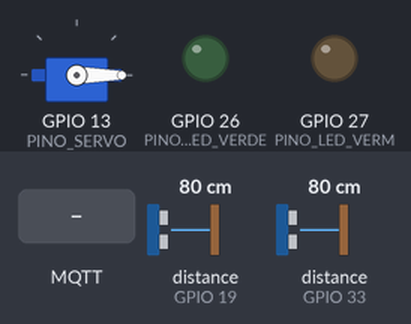
Bench run of a sketch on a simulated ESP32. Parts: servo, output pins drawn as LEDs (lit = HIGH). Wiring (inferred from the names in the program): 2 × ultrasonic range finder: trigger GPIO 18, echo GPIO 19 / trigger GPIO 25, echo GPIO 33. The inputs (shaded band) are chosen by the test bench; at power-on: distance to the obstacle (sensors on GPIO 19, GPIO 33) 80 cm. The echo pulse lasts 58.3 µs per cm; WiFi joins after 1.5 s; servers stay silent unless stated; no MQTT or app messages arrive unless stated; pins used as bus, display or sensor lines are not drawn; what the sketch prints to the serial monitor is not drawn.

Above: at 2.7 s.
2.8 s: MQTT message "abrir_cancela" arrives on the first subscribed topic
At 3.8 s:
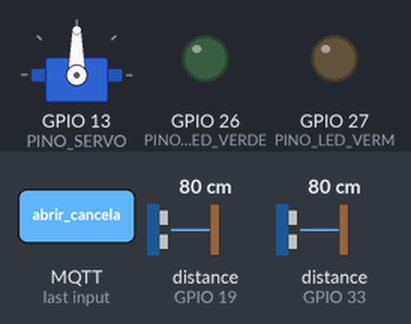
4.5 s: MQTT message "led_verde" arrives on the first subscribed topic
At 5.4 s:
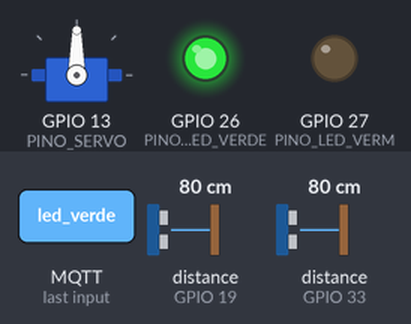
6.0 s: MQTT message "fechar_cancela" arrives on the first subscribed topic
At 6.6 s:
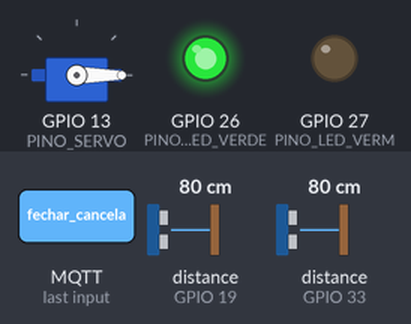
7.5 s: MQTT message "led_vermelho" arrives on the first subscribed topic
At 7.8 s:
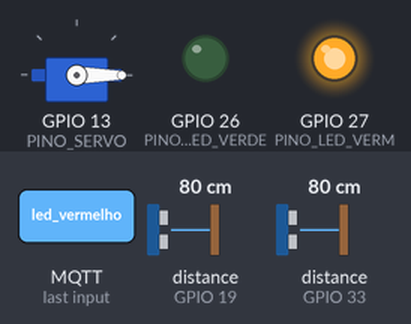
Timing chart, 0 to 14.0 s (numbered marks = the images above; inputs shaded):
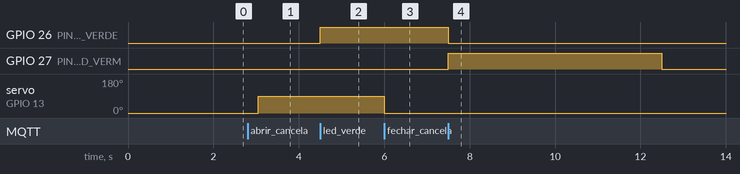

Measured:
- after the input at 2.8 s, servo on GPIO 13 (PINO_SERVO): 0° → 90° after 0.25 s
- after the input at 4.5 s, GPIO 26 (PINO_LED_VERDE): LOW → HIGH at once
- after the input at 6.0 s, servo on GPIO 13 (PINO_SERVO): 90° → 0° at once
- after the input at 7.5 s, GPIO 26 (PINO_LED_VERDE): HIGH → LOW after 0.00 s instead of 2.0 s; GPIO 27 (PINO_LED_VERM): LOW → HIGH at once, → LOW 5.0 s later

The sketch:

cancela_entrada.ino
```cpp
/*
 * ====================================================================
 *  ESTACIONAMENTO INTELIGENTE - ESP32 da cancela de ENTRADA
 *  (a outra cancela usa a pasta cancela_saida; os dois códigos só
 *   diferem no bloco IDENTIFICAÇÃO DESTA CANCELA)
 * ====================================================================
 *  Recebe comandos do notebook (leitor de placas):
 *      "abrir_cancela", "fechar_cancela", "led_verde", "led_vermelho", "led_apagar"
 *
 *  Usa DOIS sensores ultrassônicos (HC-SR04):
 *
 *      carro -->   [S1 CHEGADA]   ===CANCELA===   [S2 PASSAGEM]   -->
 *                   antes dela                     logo depois dela
 *
 *    S1 avisa que um veículo chegou ("1") ou foi embora ("0"):
 *       é o sinal para o notebook ler a placa.
 *    S2 avisa que o veículo PASSOU pela cancela ("passou"):
 *       só então a cancela fecha. Assim ela nunca desce em cima do carro.
 *
 *  Regra de fechamento:
 *    - depois que o carro passou pelo S2, espera os DOIS sensores ficarem
 *      livres por 1,5 s e fecha;
 *    - se ninguém passar em 30 s (o motorista desistiu ou deu ré), fecha
 *      também, mas só com os dois sensores livres;
 *    - "fechar_cancela" manual é recusado se algum sensor vê veículo.
 *
 *  Escolha o protocolo abaixo (MQTT ou HTTP) - deve ser o mesmo do
 *  config.yaml do notebook (esp32.protocolo).
 *
 *  Bibliotecas (Arduino IDE -> Ferramentas -> Gerenciar Bibliotecas):
 *      - ESP32Servo     (Kevin Harrington)       -> servo da cancela
 *      - PubSubClient   (Nick O'Leary)           -> só para MQTT
 *  Placa: "ESP32 Dev Module" (pacote esp32 da Espressif)
 *
 *  Ligações:
 *      Servo (sinal) ............ GPIO 13 (servo no 5 V externo, GND comum)
 *      LED verde ................ GPIO 26 (com resistor de 220 ohm)
 *      LED vermelho ............. GPIO 27 (com resistor de 220 ohm)
 *      S1 chegada:  TRIG GPIO 25, ECHO GPIO 33
 *      S2 passagem: TRIG GPIO 18, ECHO GPIO 19
 *      ATENÇÃO: o ECHO do HC-SR04 sai com 5 V. Use um divisor de tensão
 *      (1 kohm + 2,2 kohm) em CADA ECHO, senão o pino do ESP32 pode queimar.
 * ====================================================================
 */

#include <WiFi.h>
#include <ESP32Servo.h>

// ----------------------- ESCOLHA O PROTOCOLO ------------------------
#define USAR_MQTT          // comente esta linha para usar HTTP

// ----------------------- CONFIGURAÇÕES ------------------------------
// Nome e senha do Wi-Fi ficam no arquivo segredos.h (mesma pasta),
// para o código poder ser compartilhado sem expor a senha.
#include "segredos.h"

// IP do notebook NA MESMA REDE do ESP32 (onde rodam o Mosquitto e o leitor).
// Usando o HOTSPOT DO PRÓPRIO NOTEBOOK (Windows), o notebook é sempre
// 192.168.137.1 - esse IP não muda. (Em outra rede, confira com o ipconfig.)
const char* IP_NOTEBOOK = "192.168.137.1";

// ------------------ IDENTIFICAÇÃO DESTA CANCELA --------------------
// É a ÚNICA parte diferente entre cancela_entrada e cancela_saida.
// Tem que ser igual ao nome da câmera no notebook:
//     rodar.bat -> entrada_1          rodar_saida.bat -> saida_1
#define NOME_CANCELA "entrada_1"

#ifdef USAR_MQTT
  const int   MQTT_PORTA       = 1883;
  // config.yaml: "estacionamento/{camera}/comando", ".../sensor" e ".../passagem"
  const char* TOPICO_COMANDOS  = "estacionamento/" NOME_CANCELA "/comando";
  const char* TOPICO_SENSOR    = "estacionamento/" NOME_CANCELA "/sensor";
  const char* TOPICO_PASSAGEM  = "estacionamento/" NOME_CANCELA "/passagem";
#else
  // config.yaml: esp32.http.porta_notebook -> entrada_1: 8090
  const int   PORTA_NOTEBOOK   = 8090;
#endif

const int PINO_SERVO          = 13;
const int PINO_LED_VERDE      = 26;
const int PINO_LED_VERM       = 27;
const int PINO_TRIG_CHEGADA   = 25;
const int PINO_ECHO_CHEGADA   = 33;
const int PINO_TRIG_PASSAGEM  = 18;
const int PINO_ECHO_PASSAGEM  = 19;

const int ANGULO_FECHADA  = 0;      // ajuste conforme a montagem do servo
const int ANGULO_ABERTA   = 90;

const int DISTANCIA_CHEGADA_CM   = 50;   // abaixo disso = veículo na frente do S1
const int DISTANCIA_PASSAGEM_CM  = 50;   // abaixo disso = veículo na frente do S2
const unsigned long TEMPO_FECHAR_DEPOIS_DE_PASSAR_MS = 1500;
const unsigned long TEMPO_MAX_ABERTA_MS  = 30000;  // ninguém passou: fecha (com sensores livres)
const unsigned long TEMPO_LED_MS         = 5000;   // LED apaga sozinho depois disso
const unsigned long INTERVALO_LEITURA_MS = 70;     // um sensor por vez (ver lerSensores)
const unsigned long TEMPO_CONFIRMAR_MS   = 300;    // "debounce" de cada sensor

// ----------------------- SENSORES -----------------------------------
struct Sensor {
  const char* nome;
  int trig;
  int echo;
  int distanciaCm;
  bool presente;               // estado confirmado (depois do debounce)
  bool leituraAnterior;
  unsigned long momentoMudanca;
};

Sensor chegada  = {"S1 chegada",  PINO_TRIG_CHEGADA,  PINO_ECHO_CHEGADA,  DISTANCIA_CHEGADA_CM,  false, false, 0};
Sensor passagem = {"S2 passagem", PINO_TRIG_PASSAGEM, PINO_ECHO_PASSAGEM, DISTANCIA_PASSAGEM_CM, false, false, 0};

// ----------------------- VARIÁVEIS DA CANCELA -----------------------
Servo cancela;
bool cancelaAberta = false;
unsigned long momentoAbriu = 0;
unsigned long momentoPassou = 0;   // 0 = ainda ninguém passou nesta abertura
bool veiculoNaPassagem = false;    // S2 viu o veículo depois que a cancela abriu
int passagensNestaAbertura = 0;
unsigned long momentoLed = 0;

#ifdef USAR_MQTT
  #include <PubSubClient.h>
  WiFiClient wifiCliente;
  PubSubClient mqtt(wifiCliente);
#else
  #include <WebServer.h>
  #include <HTTPClient.h>
  WebServer servidor(80);   // o notebook chama http://IP_DO_ESP32/comando?acao=...
#endif

// ====================================================================
//  AVISOS PARA O NOTEBOOK
// ====================================================================
#ifndef USAR_MQTT
void chamarNotebook(String caminho) {
  HTTPClient http;
  http.begin(String("http://") + IP_NOTEBOOK + ":" + PORTA_NOTEBOOK + caminho);
  http.setTimeout(2000);
  int codigo = http.GET();
  if (codigo != 200) {
    Serial.print("Notebook nao respondeu (codigo ");
    Serial.print(codigo);
    Serial.println(")");
  }
  http.end();
}
#endif

// S1: "1" = veículo chegou, "0" = foi embora (o notebook lê a placa com "1")
void avisarChegada(bool presente) {
  const char* estado = presente ? "1" : "0";
#ifdef USAR_MQTT
  mqtt.publish(TOPICO_SENSOR, estado);
#else
  chamarNotebook(String("/sensor?estado=") + estado);
#endif
  Serial.println(presente ? "S1: veiculo CHEGOU" : "S1: veiculo FOI EMBORA");
}

// S2: "passou" = o veículo liberado atravessou a cancela
//     "passou_extra" = mais um veículo passou na mesma abertura (carro colado)
void avisarPassagem(const char* evento) {
#ifdef USAR_MQTT
  mqtt.publish(TOPICO_PASSAGEM, evento);
#else
  chamarNotebook(String("/passagem?evento=") + evento);
#endif
  Serial.print("S2: ");
  Serial.println(evento);
}

// ====================================================================
//  AÇÕES
// ====================================================================
bool algumSensorOcupado() {
  return chegada.presente || passagem.presente;
}

void abrirCancela() {
  cancela.write(ANGULO_ABERTA);
  cancelaAberta = true;
  momentoAbriu = millis();
  momentoPassou = 0;
  veiculoNaPassagem = false;
  passagensNestaAbertura = 0;   // nova liberação: a próxima passagem é "passou"
  Serial.println("Cancela ABERTA");
}

void fecharCancela() {
  cancela.write(ANGULO_FECHADA);
  cancelaAberta = false;
  Serial.println("Cancela FECHADA");
}

void acenderLed(bool verde, bool vermelho) {
  digitalWrite(PINO_LED_VERDE, verde ? HIGH : LOW);
  digitalWrite(PINO_LED_VERM, vermelho ? HIGH : LOW);
  momentoLed = millis();
}

void executarComando(String comando) {
  comando.trim();
  Serial.print("Comando recebido: ");
  Serial.println(comando);

  if (comando == "abrir_cancela") {
    abrirCancela();
  } else if (comando == "fechar_cancela") {
    if (algumSensorOcupado()) Serial.println("  -> RECUSADO: ha veiculo perto da cancela");
    else fecharCancela();
  }
  else if (comando == "led_verde")      acenderLed(true, false);
  else if (comando == "led_vermelho")   acenderLed(false, true);
  else if (comando == "led_apagar")     acenderLed(false, false);
  else Serial.println("  -> comando desconhecido");
}

// ====================================================================
//  LEITURA DOS SENSORES
// ====================================================================
// Distância em cm, ou -1 se não voltou eco (nada na frente)
float medirDistanciaCm(int trig, int echo) {
  digitalWrite(trig, LOW);  delayMicroseconds(2);
  digitalWrite(trig, HIGH); delayMicroseconds(10);
  digitalWrite(trig, LOW);
  long duracao = pulseIn(echo, HIGH, 30000);   // espera no máximo 30 ms
  if (duracao == 0) return -1;
  return duracao * 0.0343 / 2;                 // velocidade do som, ida e volta
}

// Lê um sensor e aplica o "debounce": a mudança só vale se durar 300 ms.
// Retorna true quando o estado confirmado mudou.
bool atualizarSensor(Sensor &s) {
  float d = medirDistanciaCm(s.trig, s.echo);
  bool leitura = (d > 0 && d < s.distanciaCm);
  if (leitura != s.leituraAnterior) {
    s.leituraAnterior = leitura;
    s.momentoMudanca = millis();
  }
  if (leitura != s.presente && millis() - s.momentoMudanca > TEMPO_CONFIRMAR_MS) {
    s.presente = leitura;
    return true;
  }
  return false;
}

// Os dois HC-SR04 NÃO disparam juntos: o eco de um pode chegar no outro.
// A cada 70 ms lemos só um deles, alternando.
void lerSensores() {
  static unsigned long ultimaLeitura = 0;
  static bool vezDaChegada = true;
  if (millis() - ultimaLeitura < INTERVALO_LEITURA_MS) return;
  ultimaLeitura = millis();

  if (vezDaChegada) {
    if (atualizarSensor(chegada)) avisarChegada(chegada.presente);
  } else {
    if (atualizarSensor(passagem)) {
      Serial.println(passagem.presente ? "S2: veiculo NA PASSAGEM" : "S2: passagem livre");
      // O veículo acabou de SAIR da frente do S2 com a cancela aberta: passou
      if (!passagem.presente && cancelaAberta && veiculoNaPassagem) {
        passagensNestaAbertura++;
        avisarPassagem(passagensNestaAbertura == 1 ? "passou" : "passou_extra");
        momentoPassou = millis();
        veiculoNaPassagem = false;
      }
      if (passagem.presente && cancelaAberta) veiculoNaPassagem = true;
    }
  }
  vezDaChegada = !vezDaChegada;
}

// ====================================================================
//  QUANDO FECHAR A CANCELA
// ====================================================================
void controlarCancela() {
  if (!cancelaAberta || algumSensorOcupado()) return;   // nunca fecha com veículo perto

  // O veículo passou e os dois sensores estão livres há 1,5 s: fecha
  if (momentoPassou && millis() - momentoPassou > TEMPO_FECHAR_DEPOIS_DE_PASSAR_MS) {
    fecharCancela();
    return;
  }
  // Abriu, mas ninguém passou em 30 s (desistiu ou deu ré): fecha
  if (!momentoPassou && millis() - momentoAbriu > TEMPO_MAX_ABERTA_MS) {
    Serial.println("Ninguem passou em 30 s");
    fecharCancela();
  }
}

// ====================================================================
//  REDE
// ====================================================================
void conectarWifi() {
  if (WiFi.status() == WL_CONNECTED) return;
  Serial.print("Conectando ao Wi-Fi");
  WiFi.mode(WIFI_STA);
  WiFi.begin(WIFI_NOME, WIFI_SENHA);
  unsigned long inicio = millis();
  while (WiFi.status() != WL_CONNECTED && millis() - inicio < 15000) {
    delay(500);
    Serial.print(".");
  }
  if (WiFi.status() == WL_CONNECTED) {
    Serial.print("\nWi-Fi OK. IP do ESP32: ");
    Serial.println(WiFi.localIP());   // use este IP no config.yaml (modo HTTP)
  } else {
    Serial.println("\nFalha no Wi-Fi, tentando de novo depois...");
  }
}

#ifdef USAR_MQTT
void aoReceberMqtt(char* topico, byte* conteudo, unsigned int tamanho) {
  String comando;
  for (unsigned int i = 0; i < tamanho; i++) comando += (char)conteudo[i];
  executarComando(comando);
}

void conectarMqtt() {
  static unsigned long ultimaTentativa = 0;
  if (mqtt.connected() || millis() - ultimaTentativa < 3000) return;
  ultimaTentativa = millis();   // tenta a cada 3 s sem travar o loop
  Serial.print("Conectando ao broker MQTT... ");
  String id = String("esp32-") + NOME_CANCELA + "-" + String((uint32_t)ESP.getEfuseMac(), HEX);
  if (mqtt.connect(id.c_str())) {
    Serial.println("OK");
    mqtt.subscribe(TOPICO_COMANDOS);
  } else {
    Serial.print("falhou, estado = ");
    Serial.println(mqtt.state());
  }
}
#else
void rotaComando() {
  if (!servidor.hasArg("acao")) {
    servidor.send(400, "text/plain", "faltou ?acao=");
    return;
  }
  executarComando(servidor.arg("acao"));
  servidor.send(200, "text/plain", "ok");
}
#endif

// ====================================================================
void setup() {
  Serial.begin(115200);
  Serial.println("Cancela " NOME_CANCELA);
  pinMode(PINO_LED_VERDE, OUTPUT);
  pinMode(PINO_LED_VERM, OUTPUT);
  pinMode(PINO_TRIG_CHEGADA, OUTPUT);
  pinMode(PINO_ECHO_CHEGADA, INPUT);
  pinMode(PINO_TRIG_PASSAGEM, OUTPUT);
  pinMode(PINO_ECHO_PASSAGEM, INPUT);

  cancela.attach(PINO_SERVO);
  fecharCancela();
  acenderLed(false, false);

  conectarWifi();
#ifdef USAR_MQTT
  mqtt.setServer(IP_NOTEBOOK, MQTT_PORTA);
  mqtt.setCallback(aoReceberMqtt);
#else
  servidor.on("/comando", rotaComando);
  servidor.begin();
#endif
}

void loop() {
  conectarWifi();
#ifdef USAR_MQTT
  conectarMqtt();
  mqtt.loop();
#else
  servidor.handleClient();
#endif

  lerSensores();
  controlarCancela();

  // Apaga os LEDs depois de alguns segundos
  if (momentoLed && millis() - momentoLed > TEMPO_LED_MS) {
    acenderLed(false, false);
    momentoLed = 0;
  }
}
```

segredos.h
```cpp
// segredos.h - dados da rede Wi-Fi usados pelo estacionamento_esp32.ino
// NÃO compartilhe este arquivo: ele tem a senha do Wi-Fi.
// Para os alunos, entregue uma cópia com os valores trocados.
//
// Atenção: o ESP32 só conecta em redes 2,4 GHz com senha simples
// (WPA2-Personal). Redes "Enterprise" (usuário + senha) não funcionam.
//
// Rede atual: hotspot do próprio notebook (Configurações -> Rede e Internet
// -> Hotspot móvel), banda 2,4 GHz.

#pragma once

const char* WIFI_NOME  = "IOT";
const char* WIFI_SENHA = "123456789";
```
